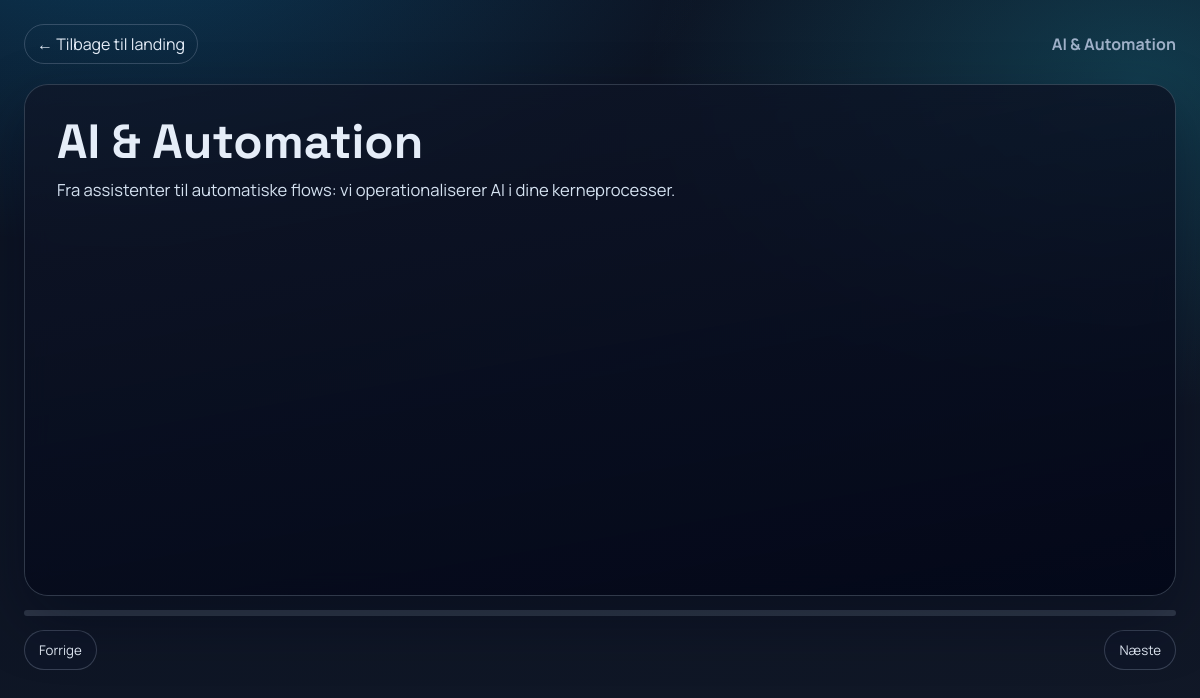
Page /da/deck/ai-automation on the committed database.
### tables this page shows
CREATE TABLE IF NOT EXISTS main_deck_translations (
  id BIGINT UNSIGNED AUTO_INCREMENT PRIMARY KEY,
  deck_id BIGINT UNSIGNED NOT NULL,
  locale ENUM('da','en') NOT NULL,
  title VARCHAR(180) NOT NULL,
  description TEXT NOT NULL,
  cta_label VARCHAR(120) NULL,
  cta_url VARCHAR(255) NULL,
  is_visible TINYINT(1) NOT NULL DEFAULT 1,
  created_at TIMESTAMP NULL DEFAULT CURRENT_TIMESTAMP,
  updated_at TIMESTAMP NULL DEFAULT CURRENT_TIMESTAMP ON UPDATE CURRENT_TIMESTAMP,
  UNIQUE KEY uniq_deck_translation (deck_id, locale),
  CONSTRAINT fk_deck_translations_deck FOREIGN KEY (deck_id) REFERENCES main_decks(id) ON DELETE CASCADE
);

### src/Support.php (called while the page is built, shortened)
<?php
function env(string $key, ?string $default = null): ?string
{
    $value = $_ENV[$key] ?? $_SERVER[$key] ?? getenv($key);
    if ($value === false || $value === null || $value === '') {
        return $default;
    }
    return (string) $value;
}
function repairMojibake(string $value): string
{
    if ($value === '' || !preg_match('/Ã|Â|â€™|â€œ|â€|â€“|â€”/u', $value)) {
        return $value;
    }
    static $map = [
        'Ã¦' => 'æ',
        'Ã¸' => 'ø',
        'Ã¥' => 'å',
        'Ã†' => 'Æ',
        'Ã˜' => 'Ø',
        'Ã…' => 'Å',
        'â€™' => "'",
        'â€œ' => '"',
        'â€' => '"',
        'â€“' => '-',
        'â€”' => '-',
        'Â ' => ' ',
        'Â' => '',
    ];
    return strtr($value, $map);
}
function h(string $value): string
{
    $value = repairMojibake($value);
    return htmlspecialchars($value, ENT_QUOTES, 'UTF-8');
}
function getTenantKeyFromHost(string $host): string
{
    $host = strtolower(trim(explode(':', $host)[0]));
    if ($host === '' || $host === 'localhost' || $host === '127.0.0.1' || $host === 'actatechnology.dk') {
        return 'main';
    }
    return 'main';
}
function routeMatches(string $path, string $pattern): ?array
{
    $regex = preg_replace('#\{([a-zA-Z0-9_]+)\}#', '(?P<$1>[^/]+)', $pattern);
    $regex = '#^' . $regex . '$#';
    if (!preg_match($regex, $path, $matches)) {
        return null;
    }
    $params = [];
    foreach ($matches as $key => $value) {
        if (!is_int($key)) {
            $params[$key] = $value;
        }
    }
    return $params;
}

### src/bootstrap.php (called while the page is built, shortened)
<?php
require_once __DIR__ . '/Support.php';
spl_autoload_register(static function (string $class): void {
    $path = __DIR__ . '/' . $class . '.php';
});

### src/Database.php (called while the page is built, shortened)
<?php
final class Database
{
    private static ?PDO $pdo = null;
    public static function connection(): PDO
    {
        $host = env('DB_HOST', '127.0.0.1');
        $port = env('DB_PORT', '3306');
        $database = env('DB_DATABASE', 'actatechnology');
        $charset = env('DB_CHARSET', 'utf8mb4');
        $username = env('DB_USERNAME', 'root');
        $password = env('DB_PASSWORD', '');
        $dsn = sprintf('mysql:host=%s;port=%s;dbname=%s;charset=%s', $host, $port, $database, $charset);
        self::$pdo = new PDO($dsn, $username, $password, [
            PDO::ATTR_ERRMODE => PDO::ERRMODE_EXCEPTION,
            PDO::ATTR_DEFAULT_FETCH_MODE => PDO::FETCH_ASSOC,
            PDO::ATTR_EMULATE_PREPARES => false,
        ]);
        return self::$pdo;
    }
}

### src/ContentRepository.php (called while the page is built, shortened)
<?php
final class ContentRepository
{
    private PDO $db;
    public function __construct(?PDO $db = null)
    {
        $this->db = $db ?? Database::connection();
    }
    public function getDeckBySlug(string $tenantKey, string $locale, string $slug): array
    {
        $stmt = $this->db->prepare('SELECT d.*, dt.title, dt.description, dt.cta_label, dt.cta_url, dt.is_visible FROM main_decks d INNER JOIN main_deck_translations dt ON dt.deck_id = d.id AND dt.locale = :locale WHERE d.tenant_key = :tenant AND d.slug = :slug AND d.is_active = 1 LIMIT 1');
        $stmt->execute([
            'tenant' => $tenantKey,
            'locale' => $locale,
            'slug' => $slug,
        ]);
        $deck = $stmt->fetch();
        $slideStmt = $this->db->prepare('SELECT s.*, st.title, st.content, st.bullets_text, st.is_visible FROM main_deck_slides s INNER JOIN main_deck_slide_translations st ON st.slide_id = s.id AND st.locale = :locale WHERE s.deck_id = :deck_id AND s.is_active = 1 AND s.publish_state = "published" ORDER BY s.slide_order ASC, s.id ASC');
        $slideStmt->execute([
            'deck_id' => $deck['id'],
            'locale' => $locale,
        ]);
        $slides = $slideStmt->fetchAll();
        $deck['slides'] = $slides;
        return $deck;
    }
}

### views/deck.php (the view, shortened to what this page needs)
<?php
$isEn = ($locale ?? 'da') === 'en';
$slides = $deck['slides'] ?? [];
$firstSlide = $slides[0] ?? [];
$title = (string) ($deck['title'] ?? 'Deck');
$description = (string) ($deck['description'] ?? '');
$backUrl = $isEn ? '/en' : '/da';
$labels = [
    'back' => $isEn ? 'Back to landing' : 'Tilbage til landing',
    'prev' => $isEn ? 'Previous' : 'Forrige',
    'next' => $isEn ? 'Next' : 'Næste',
    'slide' => $isEn ? 'Slide' : 'Slide',
    'of' => $isEn ? 'of' : 'af',
];
?>
<!doctype html>
<html lang="<?= $isEn ? 'en' : 'da' ?>">
<head>
  <link rel="stylesheet" href="/assets/style.css">
</head>
<body>
  <main class="deck-player">
    <header class="deck-player-header">
      <a href="<?= h($backUrl) ?>">&#8592; <?= h($labels['back']) ?></a>
      <div class="muted"><strong><?= h($title) ?></strong></div>
    </header>
    <section class="deck-slide glass" id="deck-slide">
      <div class="deck-slide-layer"></div>
      <div class="deck-slide-content">
        <h1 id="deck-title"><?= h((string) ($firstSlide['title'] ?? $title)) ?></h1>
        <p id="deck-content"><?= h((string) ($firstSlide['content'] ?? $description)) ?></p>
      </div>
    </section>
    <div class="deck-progress" aria-hidden="true"><span id="deck-progress-bar" style="width: 0%"></span></div>
    <nav class="deck-nav" aria-label="Slide navigation">
      <button type="button" id="deck-prev"><?= h($labels['prev']) ?></button>
      <button type="button" id="deck-next"><?= h($labels['next']) ?></button>
    </nav>
  </main>
</body>
</html>

### public/assets/style.css (style rules this page uses)
:root { --bg-deep: #0b1323; --bg-mid: #111827; --bg-soft: #1f2937; --glass-bg: rgba(17, 24, 39, 0.62); --glass-border: rgba(148, 163, 184, 0.25); --text-main: #e5edf8; --text-muted: #9fb0c8; --accent: #7dd3fc; --accent-strong: #38bdf8; --danger: #fb7185; --success: #34d399; --font-heading: "Space Grotesk", "Segoe UI", sans-serif; --font-body: "Manrope", "Segoe UI", sans-serif; --radius-lg: 24px; --radius-md: 16px; --radius-sm: 12px; --shadow-card: 0 24px 60px rgba(2, 6, 23, 0.35); }
* { box-sizing: border-box; }
html, body { margin: 0; padding: 0; }
body { font-family: var(--font-body); color: var(--text-main); background: radial-gradient(1200px 650px at 10% -10%, rgba(14, 165, 233, 0.25), transparent 50%), radial-gradient(900px 600px at 95% 10%, rgba(34, 211, 238, 0.2), transparent 55%), linear-gradient(160deg, var(--bg-deep), var(--bg-mid)); min-height: 100vh; }
a { color: inherit; }
.button, button, input[type="submit"] { font-family: inherit; }
.glass { background: var(--glass-bg); border: 1px solid var(--glass-border); backdrop-filter: blur(12px); -webkit-backdrop-filter: blur(12px); box-shadow: var(--shadow-card); }
.deck-player { min-height: 100vh; padding: 24px; }
.deck-player-header { display: flex; justify-content: space-between; align-items: center; gap: 14px; margin-bottom: 20px; }
.deck-player-header a { color: var(--text-main); text-decoration: none; border: 1px solid rgba(148, 163, 184, 0.3); border-radius: 999px; padding: 8px 12px; }
.deck-slide { border-radius: var(--radius-lg); padding: 32px; min-height: 64vh; position: relative; overflow: hidden; }
.deck-slide-layer { position: absolute; inset: 0; background: linear-gradient(170deg, rgba(15, 23, 42, 0.38), rgba(2, 6, 23, 0.88)); }
.deck-slide-content { position: relative; z-index: 1; max-width: 820px; }
.deck-slide-content h1 { margin: 0; font-family: var(--font-heading); font-size: clamp(2rem, 4vw, 3rem); line-height: 1.03; }
.deck-slide-content p { margin: 12px 0 0; color: #d5e2f1; font-size: 1.04rem; }
.deck-progress { margin-top: 14px; width: 100%; height: 6px; border-radius: 999px; background: rgba(148, 163, 184, 0.24); overflow: hidden; }
.deck-nav { margin-top: 14px; display: flex; justify-content: space-between; gap: 10px; }
.deck-nav button { border: 1px solid rgba(148, 163, 184, 0.3); background: rgba(15, 23, 42, 0.75); color: var(--text-main); border-radius: 999px; padding: 10px 14px; cursor: pointer; }
.muted { color: var(--text-muted); }

### rows in the picture
main_deck_translations: title "AI & Automation", description "Fra assistenter til automatiske flows: vi operationaliserer AI i dine kerneprocesser."

### other values in the picture
$labels['back'] "Tilbage til landing"
$labels['prev'] "Forrige"
$labels['next'] "Næste"
